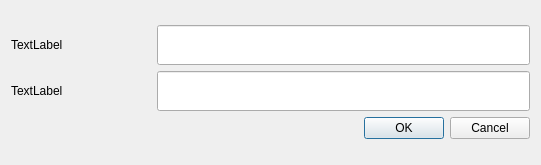
<?xml version="1.0" encoding="UTF-8"?>
<ui version="4.0">
 <class>rename_dialog</class>
 <widget class="QDialog" name="rename_dialog">
  <property name="geometry">
   <rect>
    <x>0</x>
    <y>0</y>
    <width>541</width>
    <height>165</height>
   </rect>
  </property>
  <property name="windowTitle">
   <string>Rename Dialog</string>
  </property>
  <property name="windowIcon">
   <iconset>
    <normaloff>../images/edit.png</normaloff>../images/edit.png</iconset>
  </property>
  <layout class="QGridLayout" name="gridLayout_2">
   <item row="0" column="0">
    <layout class="QGridLayout" name="gridLayout">
     <item row="0" column="0">
      <widget class="QLabel" name="current_name_label">
       <property name="minimumSize">
        <size>
         <width>140</width>
         <height>0</height>
        </size>
       </property>
       <property name="text">
        <string>TextLabel</string>
       </property>
      </widget>
     </item>
     <item row="0" column="1">
      <widget class="QLineEdit" name="current_name_edit">
       <property name="minimumSize">
        <size>
         <width>350</width>
         <height>20</height>
        </size>
       </property>
       <property name="maximumSize">
        <size>
         <width>500</width>
         <height>40</height>
        </size>
       </property>
      </widget>
     </item>
     <item row="1" column="1">
      <widget class="QLineEdit" name="rename_location_edit">
       <property name="minimumSize">
        <size>
         <width>350</width>
         <height>20</height>
        </size>
       </property>
       <property name="maximumSize">
        <size>
         <width>500</width>
         <height>40</height>
        </size>
       </property>
      </widget>
     </item>
     <item row="1" column="0">
      <widget class="QLabel" name="rename_location_label">
       <property name="minimumSize">
        <size>
         <width>140</width>
         <height>0</height>
        </size>
       </property>
       <property name="text">
        <string>TextLabel</string>
       </property>
      </widget>
     </item>
     <item row="2" column="1">
      <widget class="QDialogButtonBox" name="buttonBox">
       <property name="orientation">
        <enum>Qt::Horizontal</enum>
       </property>
       <property name="standardButtons">
        <set>QDialogButtonBox::Cancel|QDialogButtonBox::Ok</set>
       </property>
      </widget>
     </item>
    </layout>
   </item>
  </layout>
 </widget>
 <resources/>
 <connections>
  <connection>
   <sender>buttonBox</sender>
   <signal>accepted()</signal>
   <receiver>rename_dialog</receiver>
   <slot>accept()</slot>
   <hints>
    <hint type="sourcelabel">
     <x>248</x>
     <y>254</y>
    </hint>
    <hint type="destinationlabel">
     <x>157</x>
     <y>274</y>
    </hint>
   </hints>
  </connection>
  <connection>
   <sender>buttonBox</sender>
   <signal>rejected()</signal>
   <receiver>rename_dialog</receiver>
   <slot>reject()</slot>
   <hints>
    <hint type="sourcelabel">
     <x>316</x>
     <y>260</y>
    </hint>
    <hint type="destinationlabel">
     <x>286</x>
     <y>274</y>
    </hint>
   </hints>
  </connection>
 </connections>
</ui>
